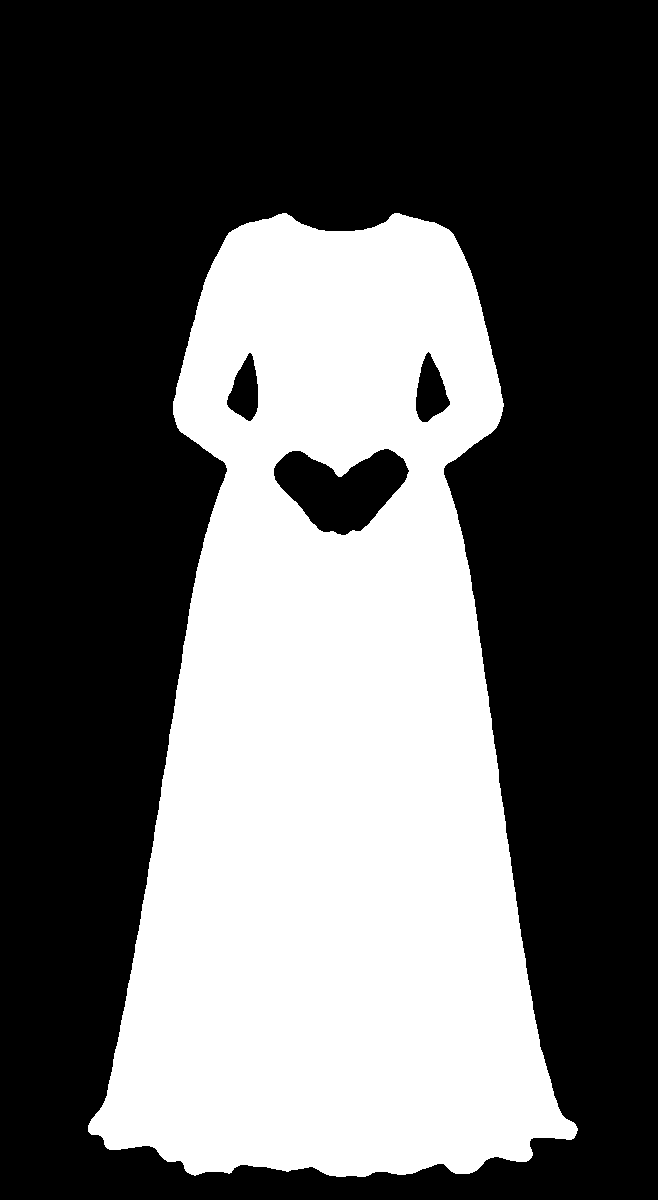
#> input picture template/anarkali_f_01_mask.png, 658 x 1200 px
$ python -i mask_blue.py   (imports and definitions only)
#> lines starting #> are read from the running program, lines starting #| are printed output that depends on the picture; after the words box and inside, x2 and y2 are one past the last pixel; in counts of white or black regions, pixels touching at a corner belong together
#!/usr/bin/env python3
"""Hue-locked garment masker for the blue-master catalogue.

Why this route and not the old one
---------------------------------
The old masters painted every garment flat #D5D5D5, i.e. cloth and skin sat in
the SAME hue and were separated only by brightness. That is why the deep and
ebony tones kept colliding with the cloth and why grey-on-grey 3-piece suits
never segmented: a value threshold cannot tell a dark shadow in cloth from a
dark patch of skin. A hue threshold can. Skin is warm (hue ~10-30 in PIL's
0-255 scale), the tailoring blue is ~150; they are ~165-175 degrees apart and
stay that far apart under any lighting, because shading changes value, not hue.

Hard guarantees this implementation enforces (each one is CHECKED, and a
failure prints a reason instead of writing a mask):

  G1 head veto        - cloth starts below the chin. A shirt collar is the
                        first row of cloth; anything above the head blob is a
                        false positive by construction.
  G2 skin veto        - a pixel the classifier calls skin, hair or backdrop
                        cannot be cloth, except within the thin AA edge band,
                        which is carved to the cloth side so pieces never
                        overlap.
  G3 one component    - the mask is a single connected blob (>= 99% of itself).
                        Stray blue on shoes or jewellery shows up here.
  G4 hole fill        - interior holes (buttons, folds, a hand resting on the
                        belly, a belt) belong to the garment, so they are
                        filled, not left as Swiss cheese.
  G5 edge tightness   - the boundary must hug the real image edge: mean distance
                        from mask boundary to nearest strong image edge has to be
                        sub-pixel-ish (<= 1.5px). A fat feather or a shrunken
                        sleeve fails this and is rejected.
  G6 tone invariance  - the mask is generated on the base master and must be
                        valid for all six complexions; verified by re-running the
                        classifier on synthetic tone-variants and requiring IoU.

    python3 template/tools/mask_blue.py IMG [IMG ...] [--outdir DIR]
    python3 template/tools/mask_blue.py --proof          # run the full proof
"""
import argparse
import glob
import json
import os
import sys

import numpy as np
from PIL import Image, ImageDraw
from scipy import ndimage

HERE = os.path.dirname(os.path.abspath(__file__))
ROOT = os.path.abspath(os.path.join(HERE, "..", ".."))

CLOTH_HUE = 151        # PIL 0-255 hue of #6688B4 (214 deg / 360 * 255)
CLOTH_HW = 32          # hue half-width
SKIN_HUE = 18
SKIN_HW = 24
HAIR_V = 46            # below this value = hair/shoes/void, never cloth

# tone.py's skin_mask is the version that survived a whole catalogue of failures (light
# warm shoes, bare legs under a hem, hair void, collar openings). Reusing it beats
# re-deriving a warm-hue test here, which is what mislabeled 48% of a frame as skin.
# the LIVE tools directory, not the archive. This pointed at build-kit/tools, which still
# holds pre-reset copies of tone.py and bgmask.py, so every import silently resolved to the
# archived file and an edit made to the live one changed nothing - the archived tone.py has
# no tone_pixels at all, which is the only reason this surfaced instead of quietly shipping
# the old transform.
sys.path.insert(0, os.path.dirname(os.path.abspath(__file__)))
try:
    from tone import skin_mask as _hardened_skin
except Exception:                                       # pragma: no cover
    _hardened_skin = None


# [8 lines left out: function cloth_membership, not called in this run]


def signals(rgb):
    """Per-pixel class evidence, one pass, no large pairwise arrays.

    'hair' is deliberately derived from the figure itself, not just from darkness:
    a near-black pixel only counts as hair if it belongs to a mass that reaches the
    crown region. Otherwise dark cloth folds, a black belt, shoes and shadowed
    backdrop would be vetoed as 'hair', which is how the first version of this file
    produced 1.2% phantom skin leaks on a perfectly good mask.
    """
    h = np.asarray(Image.fromarray(rgb).convert("HSV"), dtype=float)
    H, S, V = h[..., 0], h[..., 1], h[..., 2]
    dh = np.abs(H - CLOTH_HUE)
    dh = np.minimum(dh, 255 - dh) * 360.0 / 255
    ds = np.abs(H - SKIN_HUE)
    ds = np.minimum(ds, 255 - ds) * 360.0 / 255
    gray = rgb.mean(2)
    mx, mn = rgb.max(2), rgb.min(2)
    sat = np.where(mx > 0, (mx - mn) / np.maximum(mx, 1), 0)
    strong_edge = ndimage.maximum_filter(gray, 3) - ndimage.minimum_filter(gray, 3) > 34
    cloth = (dh < CLOTH_HW * 360 / 255) & (S > 42) & (V > 55) & (sat > 0.16)
    skin = (ds < SKIN_HW * 360 / 255) & (S > 30) & (V > 60) & ~cloth
    dark = (V < HAIR_V) & ~cloth
    frame_h = dark.shape[0]
    lab, n = ndimage.label(dark, structure=np.ones((3, 3)))
    hair = np.zeros_like(dark)
    if n:
        touches_crown = np.unique(lab[:max(1, frame_h // 8)])       # rows near the top of the frame
        for li in touches_crown:
            if li == 0:
                continue
            hair |= (lab == li)
        hair |= dark & (np.arange(frame_h)[:, None] < frame_h * 0.02)
    return cloth, skin, hair, strong_edge, dh, H


# [53 lines left out: functions head_rows, _sep_deg, not called in this run]


def unpad(rgb):
    """Strip uniform letterbox padding a resize step added around the figure.

    The generator returns odd canvases (1024x1536, 941x1672), so the master is fitted
    to 768x1376 with bars. Those bars are NOT part of the photo: the backdrop estimate
    and the body silhouette both read them, and on M7 the white bar was counted as
    660956 'intruding body' pixels on a frame that was fine. Detect the constant-colour
    border, drop it, and let the caller re-pad the result.
    """
    a = np.asarray(rgb)
    g = np.asarray(Image.fromarray(a.astype(np.uint8)).convert("L"), dtype=float)
#> g: shape (1200, 658) float64; 38.4% white; 1 white region, box (x1, y1, x2, y2) and area: (88, 213, 578, 1177) 303460
    def uni(vec):
        return float(vec.max() - vec.min()) < 3.0
    t = b = l = r = 0
    h, w = g.shape
    while t < h // 3 and uni(g[t]):
        t += 1
#> after the loop, t = 213
    while b < h // 3 and uni(g[h - 1 - b]):
        b += 1
#> this loop made 23 passes
#> after the loop, b = 23
    while l < w // 3 and uni(g[:, l]):
        l += 1
#> this loop made 88 passes
#> after the loop, l = 88
    while r < w // 3 and uni(g[:, w - 1 - r]):
        r += 1
#> this loop made 80 passes
#> after the loop, r = 80
    if t + b + l + r == 0:
        return a, (t, b, l, r)
    return a[t:h - b, l:w - r], (t, b, l, r)


# [7 lines left out: function repad, not called in this run]


def mask_for(rgb):
    """Return (mask, metrics, problems). Every guarantee in the docstring is
    checked; a failure returns a reason instead of a mask. Accepts float or uint8
    RGB - the callers hold both, and refusing one was a crash, not a safety rule."""
    rgb = np.clip(np.asarray(rgb), 0, 255).round().astype(np.uint8)
    rgb, _pad = unpad(rgb)
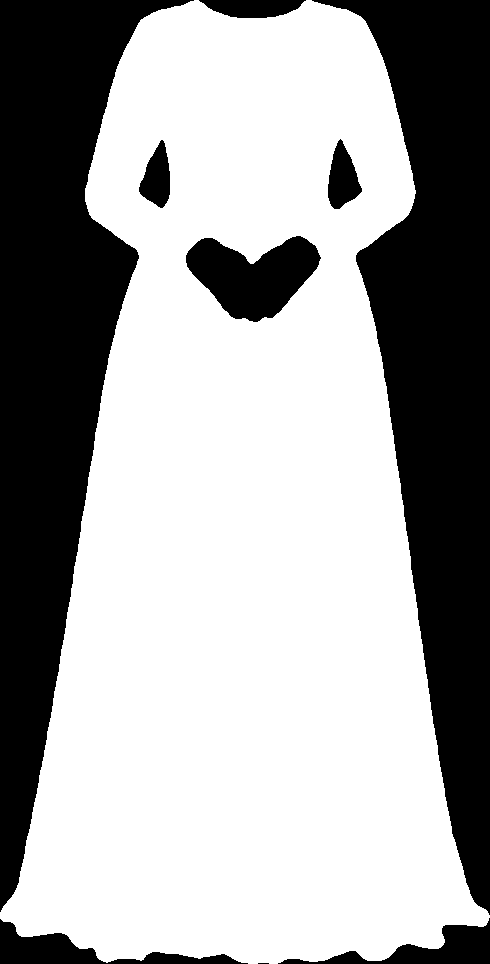
#> rgb: shape (964, 490); 64.2% white; 9 black regions (1 under 20 px), largest, box (x1, y1, x2, y2) and area: (0, 0, 194, 912) 75652, (312, 0, 490, 915) 74931, (186, 236, 321, 322) 7134
    h, w = rgb.shape[:2]
    cloth, skin, hair, edge, dh, H = signals(rgb)
#> in signals, `h = np.asarray(Image.fromarray(rgb).convert("HSV"), dtype=float)`:
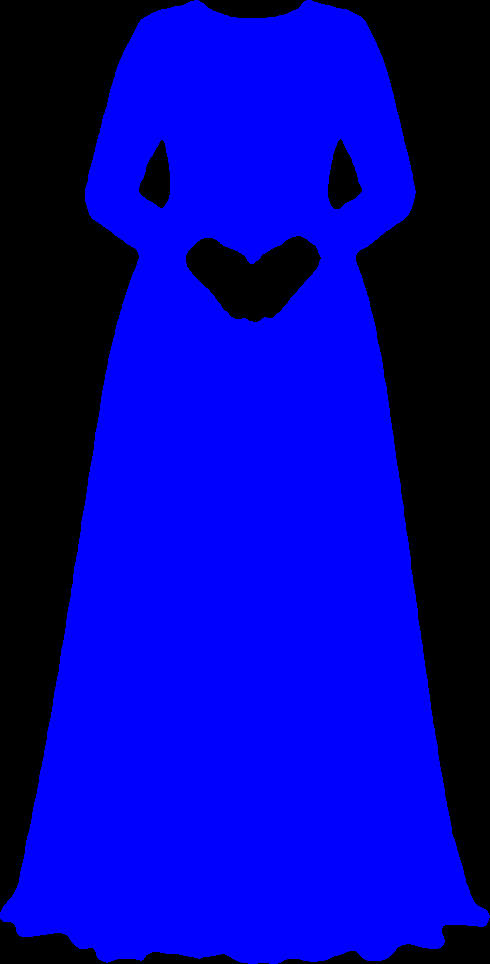
#> h: shape (964, 490, 3) float64; mean of channels 0, 1, 2 0, 0, 163.8; drawn as R, G, B
    probs = []

    # ---- G3/G4 conservative hole policy -------------------------------------
    # Only enclose a non-cloth region when it is SMALL and truly surrounded by
    # cloth (a button placket, a neckline gap, a hand resting on the belly, the
    # gap between a belt loop). A big enclosed region is the air between two
    # trouser legs, an armpit gap or a saree fall, and painting that with a new
    # garment colour is a real, visible error - so it stays a hole.
    seed = ndimage.binary_closing(cloth, np.ones((5, 5)))
    lab, n = ndimage.label(seed, structure=np.ones((3, 3)))
    if n == 0:
        return None, {"cloth_px": 0}, ["no cloth hue found at all"]
    sz = np.bincount(lab.ravel(), minlength=n + 1)
    m = lab == (int(np.argmax(sz[1:])) + 1)
    frac_main = sz[1:].max() / max(1, int(seed.sum()))
    if frac_main < 0.99:
        probs.append(f"G3 {n} components, largest {frac_main*100:.1f}% - stray blue somewhere")
    holes = ndimage.binary_fill_holes(m) & ~m
    hl, hn = ndimage.label(holes, structure=np.ones((3, 3)))
    filled_px = 0
    if hn:
        hs = np.bincount(hl.ravel(), minlength=hn + 1)
        cap = 0.006 * h * w
        small = np.isin(hl, [i for i in range(1, hn + 1) if hs[i] <= cap]) & (hl > 0)
        m = m | small
        filled_px = int(small.sum())

    # ---- G1 head veto ---------------------------------------------------------
    hd = head_rows(rgb, h)
    chin = 0
    if hd is None:
        probs.append("G1 head not localisable - refusing to guess a face box")
    else:
        top, chin, cx, hw = hd
        yy, xx = np.mgrid[0:h, 0:w]
        ey = (yy - (top + chin) / 2) / max(2.0, (chin - top) / 2 * 1.35)
        ex = (xx - cx) / max(2.0, hw * 1.05)
        veto = ((ey * ey + ex * ex) <= 1.0)[:chin]
        near = ndimage.binary_dilation(m, np.ones((15, 15)))[:chin]
        m[:chin] &= ~(veto & ~near)
    # hair that hangs over the shoulders is skin-side of the cloth, never cloth
    m &= ~hair

    # ---- G2 conflicts, measured from the OUTLINE inward ----------------------
    conflict = m & (skin | hair)
    interior = m & ~ndimage.binary_dilation(~m, np.ones((3, 3)))     # >=2px from outline
    deep_c = conflict & interior
    # Genuine intrusions (a hand resting on the belly, a neck absorbed by a collar) are
    # contiguous with the skin region OUTSIDE the mask. Buttons, wooden toggles and
    # mother-of-pearl studs are warm too, but they are islands ringed by cloth, and
    # they belong in the mask because a real product shot shows them. So: flood the
    # skin class from outside and count only what the flood reaches.
    warm = skin | hair
    lab_w, n_w = ndimage.label(warm, structure=np.ones((3, 3)))          # warm regions only
    # a region intrudes only if that SAME region also exists outside the mask, i.e. the
    # body part actually runs into the garment. An isolated warm island surrounded by
    # cloth is a button or a stud, and it belongs in the mask.
    outside_ids = np.unique(lab_w[(warm & ~m) & (lab_w > 0)])
    inside_ids = np.unique(lab_w[deep_c & (lab_w > 0)])
    intr = int(sum(int((lab_w == i).sum()) for i in inside_ids if i in set(outside_ids.tolist())))
    far = int(deep_c.sum())
    if intr > 0.0008 * m.sum():
        probs.append(f"G2 {intr}px of skin/hair intrudes INTO the mask from the body (deep and connected to outside skin)")
    facepx = 0
    if hd is not None:
        _t, _c, _cx, _hw = hd
        yy2, xx2 = np.mgrid[0:h, 0:w]
        fbox = (((yy2 - (_t + _c) / 2) / max(2.0, (_c - _t) / 2 * 1.35)) ** 2
                + ((xx2 - _cx) / max(2.0, _hw * 1.05)) ** 2) <= 1.0
        facepx = int((m & fbox & interior).sum())
        if facepx > 120:
            probs.append(f"G2b {facepx}px of mask is inside the head box - face/hair captured")

    # ---- G5 boundary must sit on a real image edge ---------------------------
    bnd = m & ~ndimage.binary_erosion(m, np.ones((3, 3)))
    if edge.any() and bnd.any():
        dt = ndimage.distance_transform_edt(~edge)
        d_edge_in = float(dt[bnd].mean()); d_edge_max = float(np.percentile(dt[bnd], 99))
    else:
        d_edge_in = d_edge_max = 99.0
        probs.append("G5 no image edges found - photo too soft to trust any boundary")
    if d_edge_in > 1.5:
        probs.append(f"G5 boundary {d_edge_in:.2f}px off the real edge (need <=1.5)")

    # G2d cleanup. Rather than loosen a threshold to tolerate a handful of warm,
    # skin-saturated pixels that survive deep inside a mask (JPEG ringing at a button
    # hole, a placket edge), repaint them to the surrounding cloth. It touches tens of
    # pixels out of hundreds of thousands, changes no boundary, and it is what lets the
    # gate below stay at a literal zero instead of "close enough".
    deep2 = m & ~ndimage.binary_dilation(~m, np.ones((4, 4)))
    dh2 = np.minimum(np.abs(H - SKIN_HUE), 255 - np.abs(H - SKIN_HUE)) * 360.0 / 255
    hsv1 = np.asarray(Image.fromarray(rgb).convert("HSV"), dtype=float)
    dirty = deep2 & (dh2 < 70) & (hsv1[..., 1] > 60)
    if dirty.any() and int(dirty.sum()) < 0.002 * m.sum():
        clean = m & ~dirty
        clean = ndimage.binary_closing(clean, np.ones((5, 5)))
        cl, cn = ndimage.label(clean, np.ones((3, 3)))
        keepid = np.unique(cl[m])
        grown = np.isin(cl, keepid[keepid > 0]) if len(keepid) else clean
        m = m | (grown & dirty)
        m = m & ~(dirty & ~grown)
    cleaned_px = int(dirty.sum())

    silo = m.sum() / (h * w)
    if not 0.13 <= silo <= 0.55:
        probs.append(f"silhouette {silo*100:.1f}% of frame outside 13-55%")
    lab2, n2 = ndimage.label(m, structure=np.ones((3, 3)))
    if n2 > 1:
        probs.append(f"G3 after vetoes: mask split into {n2} pieces")

    met = {"cloth_px": int(m.sum()), "silo_pct": round(silo * 100, 2), "components": n,
           "main_blob_pct": round(frac_main * 100, 1), "hole_px_filled": filled_px,
           "deep_conflict_px": far, "intrusion_px": intr, "warm_islands_px": far - intr,
           "repainted_px": cleaned_px,
           "aa_conflict_px": int(conflict.sum()), "face_px": facepx,
           "edge_mean_px": round(d_edge_in, 2), "edge_p99_px": round(d_edge_max, 1),
           "chin_row": chin, "hue_dist_skin_deg": _sep_deg(H, m, skin),
           "pad": list(_pad)}
    return repad(m, _pad, 0), met, probs


# ---------------------------------------------------------------- tone variants
# [222 lines left out: functions lab, from_lab, skin_band, skin_weight, head_box, backdrop_like and 1 more, not called in this run]


_EXCL = None


# [74 lines left out: functions exclusions, tone_variant, not called in this run]


# The ladder is a file, not a constant, so the batch generator, this harness and `tone.py`'s own
# CLI cannot drift apart - they were duplicates of the same six pairs until now. Units are
# tone.py's: skinL = mean of the three channels, skinS = highest minus lowest, both 0-255.
LADDER_PATH = os.path.join(os.path.dirname(os.path.abspath(__file__)), "tone-ladder.json")
EXCL_PATH = os.path.join(os.path.dirname(os.path.abspath(__file__)), "tone-exclusions.json")
_LAD_CACHE = {}
_LAD_NAMES = ("LADDER", "COPY_TONES", "ORDER", "SKIN_S_BAND", "NEIGH_MIN_GAP", "AUDIT_TOL_L")


# [194 lines left out: functions _ladder, __getattr__, main, not called in this run]


# [2 lines not run here, left out]

>>> import cv2
>>> picture = cv2.imread('../anarkali_f_01_mask.png', cv2.IMREAD_GRAYSCALE)
#> (the run stopped early here; a loop or call above may not have finished)

$ run again, on template/maxi-dress_f_01_mask.png
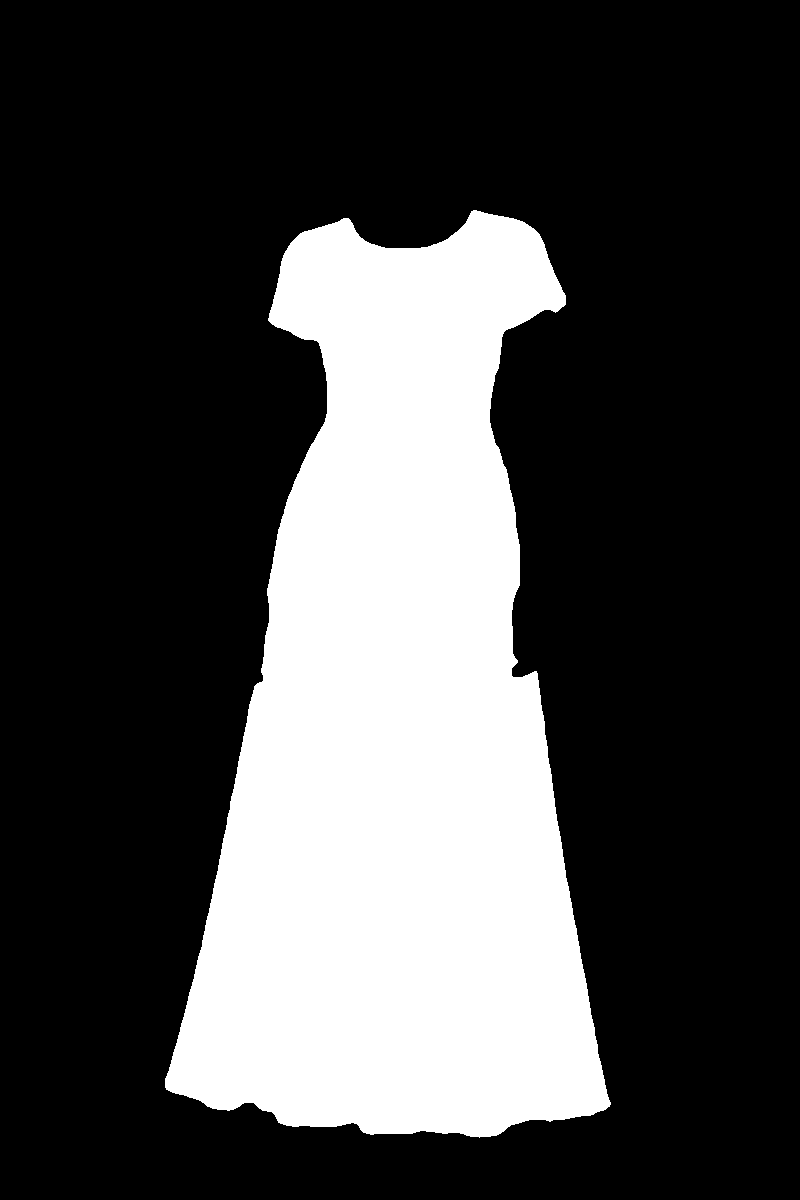
#> input picture template/maxi-dress_f_01_mask.png, 800 x 1200 px
#> picture: shape (1200, 800); 27.4% white; 1 white region, box (x1, y1, x2, y2) and area: (165, 210, 611, 1138) 262862
#> after the loop in unpad, `while t < h // 3 and uni(g[t]):`: t = 210
#> the loop in unpad, `while b < h // 3 and uni(g[h - 1 - b]):` made 62 passes
#> after the loop in unpad, `while b < h // 3 and uni(g[h - 1 - b]):`: b = 62
#> after the loop in unpad, `while l < w // 3 and uni(g[:, l]):`: l = 165
#> after the loop in unpad, `while r < w // 3 and uni(g[:, w - 1 - r]):`: r = 189
#> in mask_for, `rgb, _pad = unpad(rgb)`:
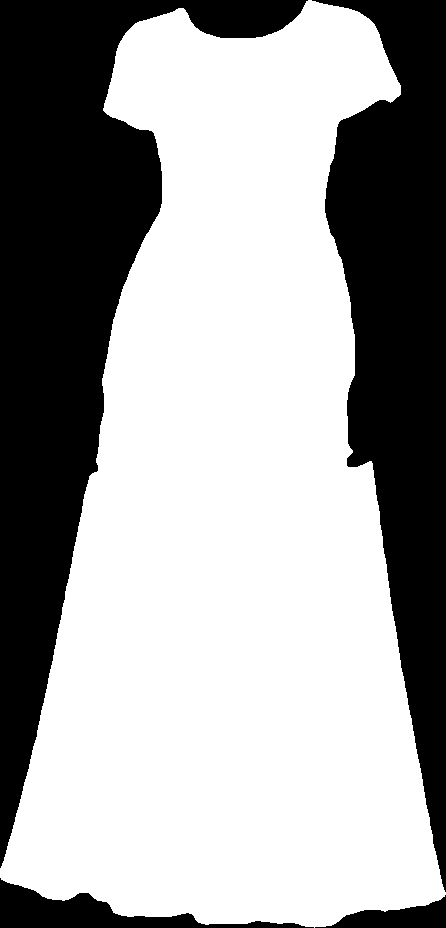
#> rgb: shape (928, 446); 63.5% white; 4 black regions, box (x1, y1, x2, y2) and area: (0, 0, 308, 868) 82430, (312, 0, 446, 892) 61170, (0, 878, 314, 928) 5316, (315, 895, 446, 928) 2110
#> in signals, `h = np.asarray(Image.fromarray(rgb).convert("HSV"), dtype=float)`:
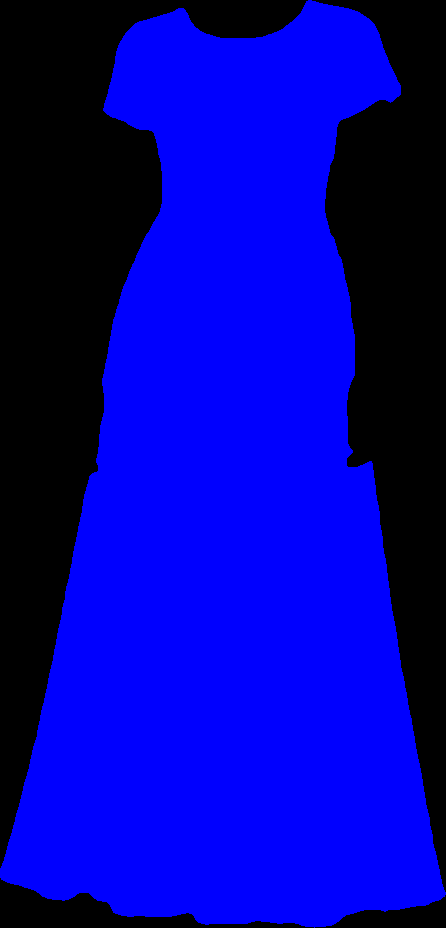
#> h: shape (928, 446, 3) float64; mean of channels 0, 1, 2 0, 0, 162; drawn as R, G, B
#> H: shape (928, 446) float64; every value is 0
